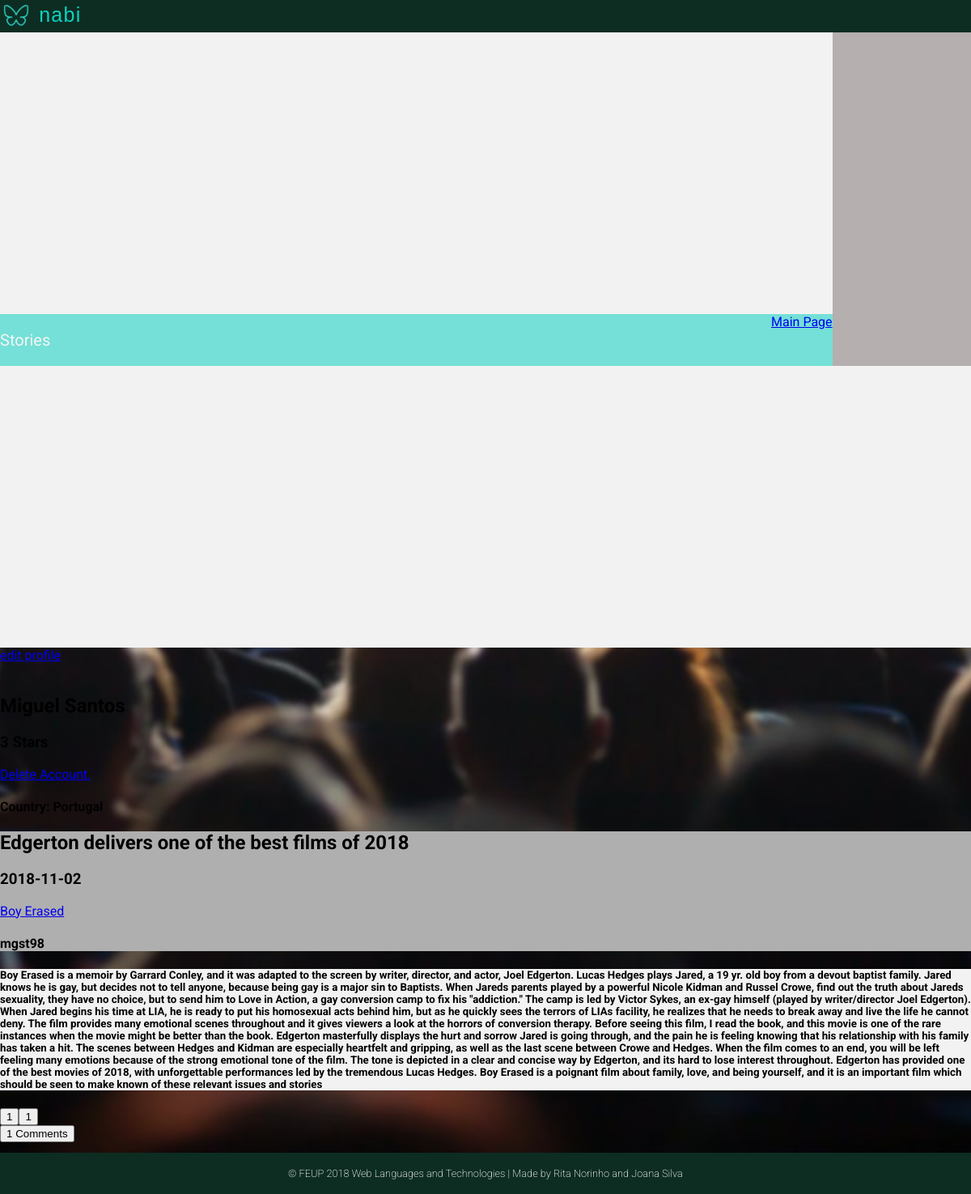
The page /pages/profile.php (signed in) on the database its author committed.
### tables this page shows
CREATE TABLE User (
    ID        INTEGER PRIMARY KEY AUTOINCREMENT,
    FirstName STRING NOT NULL,
    LastName  STRING NOT NULL,
    Username  STRING UNIQUE NOT NULL,
    Gender    STRING NOT NULL,
    Birthday  DATE NOT NULL,
    Country   STRING NOT NULL,
    Email     STRING UNIQUE NOT NULL,
    Password  CHAR (256) NOT NULL,  
    Photo     STRING DEFAULT "default.jpg",
    Points    INTEGER
    
);

CREATE TABLE Review (
    ID          INTEGER PRIMARY KEY AUTOINCREMENT,
    Title       STRING  NOT NULL,
    UserID      INTEGER REFERENCES User(ID) ON DELETE CASCADE,
    MovieID     INTEGER REFERENCES Movie(ID) ON DELETE CASCADE,
    ReviewDate  DATE NOT NULL,
    Description STRING NOT NULL
    
);

### pages/profile.php (called while the page is built, shortened)
<?php
    include_once('../templates/tpl_profile.php');
    include_once('../templates/common/tpl_footer.php');
    include_once('../database/db_user.php');
    $user_info = getUserInfo($_SESSION['username']);
    $user_reviews=getUserReviews($_SESSION['username']);
    draw_profile($user_info);
    foreach ($user_reviews as $k => $review){
        $user_reviews[$k]['MovieName'] = getMovieName($review['MovieID']);
        $user_reviews[$k]['UserName'] = $user_info['Username'];
        $user_reviews[$k]['NumberComments'] = getReviewsComments($review['ID'],$review['UserID']);
        $user_reviews[$k]['Heart'] = getLikesReview($review['ID']);
        $user_reviews[$k]['Dislike'] = getLikesReview($review['ID']);
    }
    draw_reviews($user_reviews);
    draw_footer();
?>

### database/db_user.php (called while the page is built, shortened)
<?php
  function getID($username) {
    $db = Database::instance()->db();
    try {
      $stmt = $db->prepare('SELECT ID FROM User WHERE username = ?');
      $stmt->execute(array($username));
      if($row = $stmt->fetch()){
        return $row['ID'];
      }
    }catch(PDOException $e) {
      return -1;
    }
  }
  function getUserInfo($username) {
      $db = Database::instance()->db();
      $stmt = $db->prepare('SELECT * FROM User WHERE username = ?');
      $stmt->execute(array($username));
      return  $stmt->fetch();
  }
  function getUserReviews($username){
    $id=getID($username);
    $db = Database::instance()->db();
    $allReviews= $db->prepare('SELECT * FROM Review WHERE UserID = ?');
    $allReviews->execute(array($id));
    $reviews= $allReviews->fetchAll();
    return $reviews;
  }
?>

### templates/tpl_profile.php (the view, shortened to what this page needs)
<!DOCTYPE html>
<html>
<head>
    <link rel="stylesheet" href="../css/style.css">
    <link rel="stylesheet" href="https://use.fontawesome.com/releases/v5.3.1/css/all.css">
</head>
<body>
<div class="profile_container">
    <div class="profile_header">
    <header>
      <p>  <img src="../assets/mininabi.png" alt="Nabi logo (butterfly)" width="40" height="40"> nabi </p>
    </header>
    </div>
     <div class="profile_side_nav">
    </div>
     <div class="profile_info" >
    <?php function draw_profile($userinfo) { ?>
        <div class="edit_profile_button">
            <a href="edit_profile.php" class="edit_profile"> edit profile </a>
        </div>
        <div class="profile_picture">
         </div>
        <div class="profile_name">
            <h2><?=$userinfo['FirstName']?> <?=$userinfo['LastName']?> </h2>
        </div>
        <div class="profile_points">
            <h3><?=$userinfo['Points']?> Stars </h3>
            <a href="../actions/action_delete_account.php?">Delete Account.</a>
        </div>
        <div class="profile_country">
            <h4> Country: <?=$userinfo['Country']?> </h4>
        </div>
    <?php } ?>
    </div>
    <div class="Stories">
    <p>Stories</p>
    </div>
    <?php function draw_reviews($reviews){
             foreach($reviews as $review){?>
        <div class="review_info">
            <h2><?=$review['Title']?> </h2>
            <h3><?=$review['ReviewDate']?></h3>
            <a href="movie.php?movie_id=<?php echo htmlentities($review['MovieID'])?>"><?=$review['MovieName']?></a>
            <h4><?=$review['UserName']?> </h4>
        </div>
        <div class="review_content">
            <h5><?=$review['Description']?></h5>
        </div>
        <div class="review_likes">
            <div class="likes">
                <button type="button"><?=$review['Heart']?>
                <button type="button"><?=$review['Dislike']?>
            </div>
         <div class="comments">
             <button type ="button"><?=$review['NumberComments']?> Comments
         </div>
        </div>
        <?php } }?>
        <div class="main_page_link">
        <a href="main_page.php">Main Page </a>
        </div>
</div>
</body>
</html>

### templates/common/tpl_footer.php
<?php function draw_footer(){?>
<footer>
    <p> &#169; FEUP 2018 Web Languages and Technologies | Made by Rita Norinho and Joana Silva  </p>
</footer>
<?php } ?>
</body>
</html>

### css/style.css (style rules this page uses)
html { height:100% ; }
body { margin: 0 auto; min-height:100% ; font-family: "Roboto",sans-serif; --bg-color-dark: #0D2D22; --bg-color-light: #0ED1C1; --panel-color: #FFFFFF; --logo-font-color: #00311D; --input-color: #f2f2f2; --bg-color-nav:rgba(14, 209, 193, 0.548); --bg-color-sidenav:rgba(177, 171, 171, 0.932); background-image: url('../assets/background.jpg'); background-position: center; background-attachment: fixed; background-repeat: no-repeat; background-size: cover; }
header { text-align: center; background-color: var(--bg-color-dark); }
footer p { padding:1.4em; text-align: center; background-color: var(--bg-color-dark); font-size: 0.8em; font-weight: 200; color:white; min-height: 100%; }
div.profile_container { background-image: none; background-color: var(--input-color); height: 100vh; display: grid; font-family: "Roboto", 'sans-serif'; grid-template-columns: 6fr 1fr; grid-template-rows: auto 1fr auto auto 1fr; grid-template-areas: "header header" "info goto" "nav goto" "reviews goto" "footer footer"; }
.profile_header { grid-area: header; }
.profile_header p { text-align: left; color: var(--bg-color-light); font-family: 'Candara',sans-serif; font-size: 25px; margin: 0; letter-spacing: 0.05em; }
.profile_header p img { vertical-align: middle; }
div.profile_info { grid-area: info; }
.profile_side_nav { background-color: var(--bg-color-sidenav); grid-area: goto; }
.Stories { grid-area: nav; background-color: var(--bg-color-nav); color: whitesmoke; font-size: 20px; }
.main_page_link { grid-area: nav; text-align: right; }
.review_info { background-color: rgb(175, 175, 175); }
.review_content { background-color: var(--input-color); }

### rows shown on the page
user: Country "Portugal"
review: Title "Edgerton delivers one of the best films of 2018", ReviewDate "2018-11-02", MovieName "Boy Erased", UserName "mgst98", Description "Boy Erased is a memoir by Garrard Conley, and it was adapted to the screen by writer, director, and actor, Joel Edgerton. Lucas Hedges plays Jared, a 19 yr. old boy from a devout baptist family. Jared knows he is gay, but decides not to tell anyone, because being gay is a major sin to Baptists. When Jareds parents played by a powerful Nicole Kidman and Russel Crowe, find out the truth about Jareds sexuality, they have no choice, but to send him to Love in Action, a gay conversion camp to fix his \"addiction.\" The camp is led by Victor Sykes, an ex-gay himself (played by writer/director Joel Edgerton). When Jared begins his time at LIA, he is ready to put his homosexual acts behind him, but…", Heart "1", Dislike "1", NumberComments "1"
